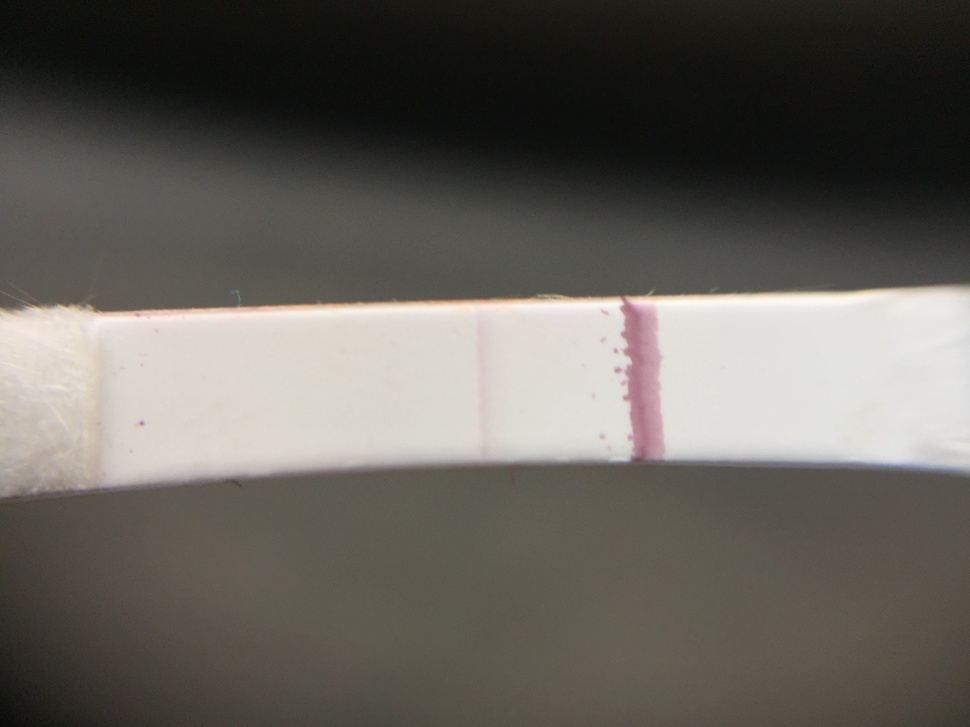
#> input picture data_input/IMG_3112.JPG, 970 x 727 px, shrunk from 3264 x 2448 before the run
$ python main.py --filename data_input/IMG_3112.JPG --input_dir data_input
#> lines starting #> are read from the running program, lines starting #| are printed output that depends on the picture; after the words box and inside, x2 and y2 are one past the last pixel; in counts of white or black regions, pixels touching at a corner belong together
#> in process_single, image is the input picture: shape (727, 970, 3); mean B, G, R 91.5, 97.8, 101
### src/segpipeline.py
import cv2
import numpy as np
from src.img_utils import plthist, crop_center

class SegmentationPipeline(object):
    def __init__(self):
        pass

    def segmented_strip(self,image):
        # Otsu Thresholding with blur
        blur1 = cv2.GaussianBlur(image,(7,7),0)
        bw = cv2.cvtColor(blur1, cv2.COLOR_BGR2GRAY)
        ret, otsu_th = cv2.threshold(bw,0,255,cv2.THRESH_BINARY+cv2.THRESH_OTSU)
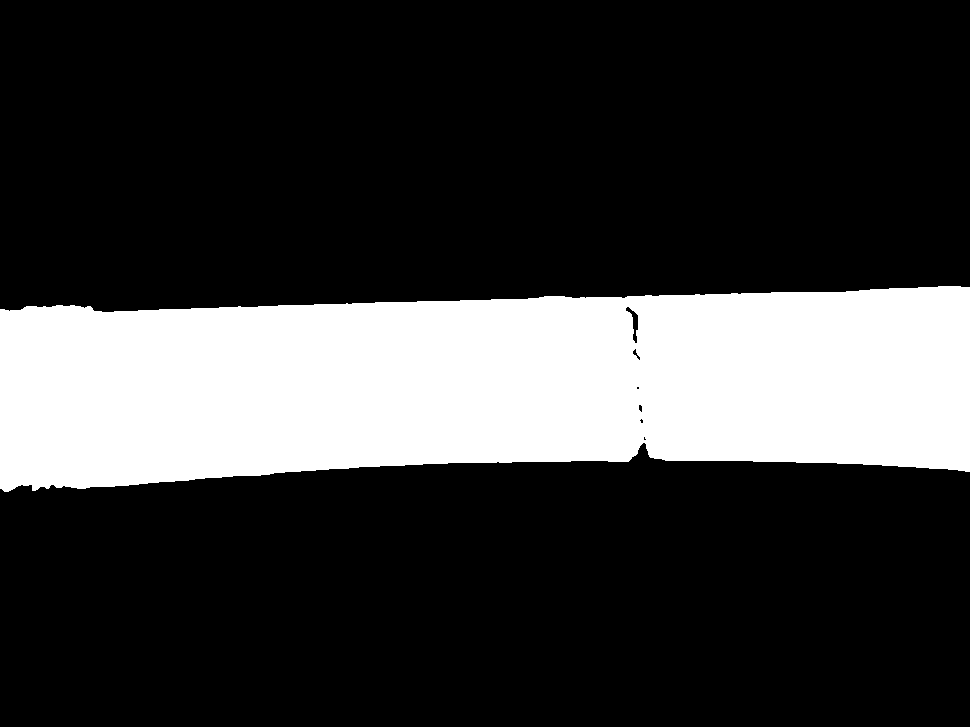
#> otsu_th: shape (727, 970); 23.3% white; 1 white region, box (x1, y1, x2, y2) and area: (0, 286, 970, 492) 164583
#> ret = 138

        # Morphological Operation
        # Area closing
        kernel = np.ones((120,120),'uint8')
        closing = cv2.morphologyEx(otsu_th, cv2.MORPH_CLOSE, kernel)
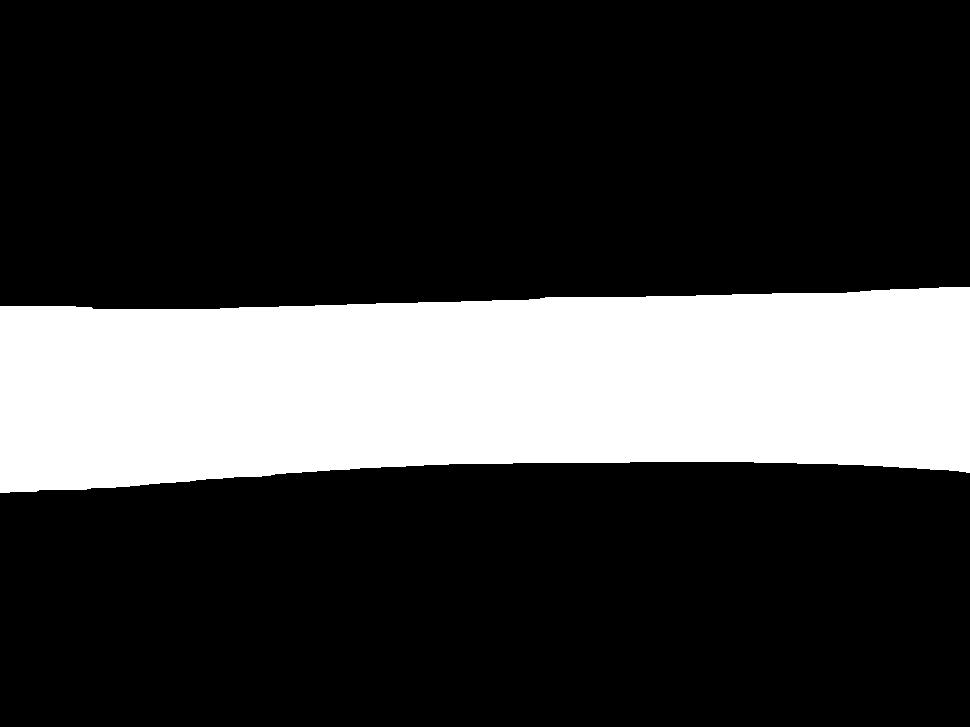
#> closing: shape (727, 970); 23.5% white; 1 white region, box (x1, y1, x2, y2) and area: (0, 287, 970, 493) 165732

        # Preparing segmented image
        mask = cv2.merge((closing,closing,closing))
        final= cv2.bitwise_and(image, mask)
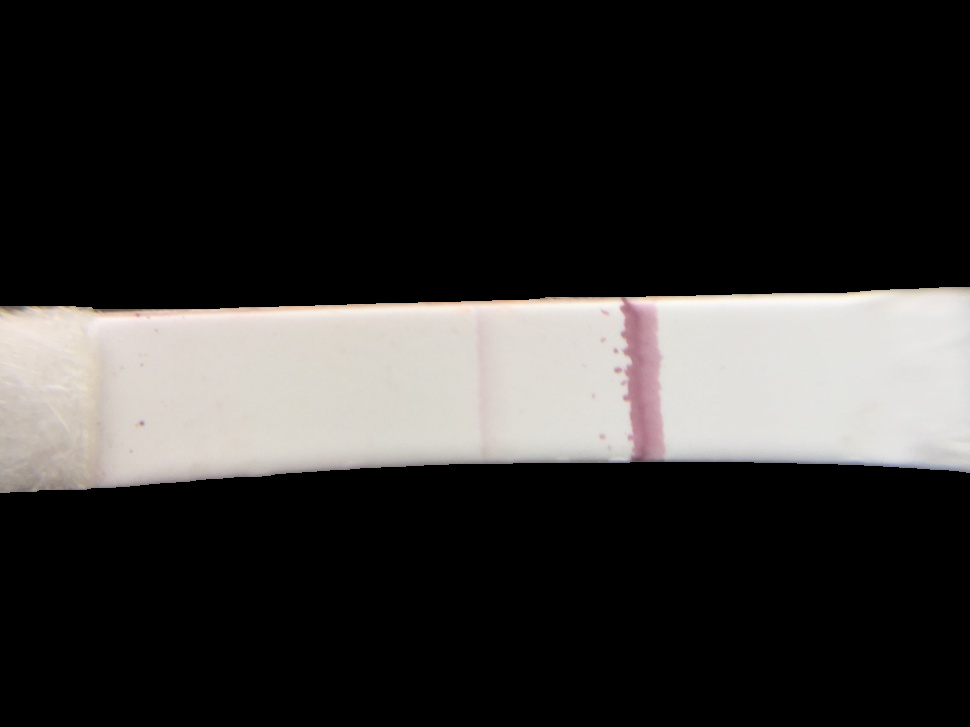
#> final: shape (727, 970, 3); mean B, G, R 48.3, 49.7, 51.2

        return final

    def segmented_bacteria(self,image):
        height, width = image.shape[0:2]
        # Crop from Center
        cropped = crop_center(image,width//2,height//3)

        # Lets check out HSV Channel
        hsv = cv2.cvtColor(cropped, cv2.COLOR_BGR2HSV)
        h = hsv[:,:,0]

        # Global thresholding on hue channel
        ret, hue = cv2.threshold(h,0,255,cv2.THRESH_BINARY+cv2.THRESH_OTSU)

        # Area opening on cropped image
        kernel = np.ones((23,23),'uint8')
        opening = cv2.morphologyEx(hue, cv2.MORPH_OPEN, kernel)

        # Final dilation
        kernel = np.ones((3,3),'uint8')
        dilate = cv2.dilate(opening,kernel,iterations=2)

        # Convert the image back to original shape
        top = height//3
        left = width//4
        constant= cv2.copyMakeBorder(dilate,top,top,left,left,cv2.BORDER_CONSTANT,0)

        mask = cv2.merge((constant,constant,constant))
        final2 = cv2.bitwise_and(image, mask)

        return final2

    def autocrop(self,strip):
        tol =0
        mask = strip[:,:,0]>tol
        ch1 = strip[:,:,0][np.ix_(mask.all(1),mask.any(0))]
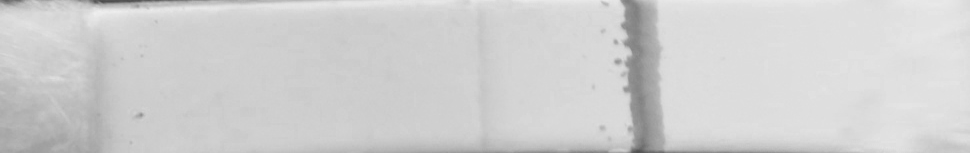
#> ch1: shape (153, 970); min 73, max 238, mean 208
        ch2 = strip[:,:,1][np.ix_(mask.all(1),mask.any(0))]
        ch3 = strip[:,:,2][np.ix_(mask.all(1),mask.any(0))]
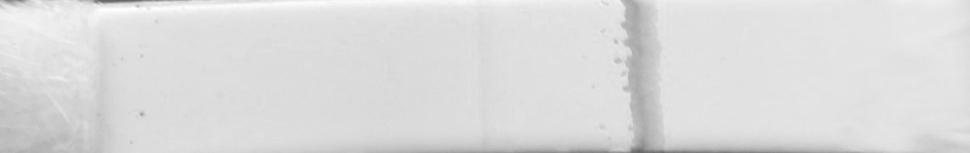
#> ch3: shape (153, 970); min 101, max 255, mean 219.6
        final = cv2.merge((ch1,ch2,ch3))
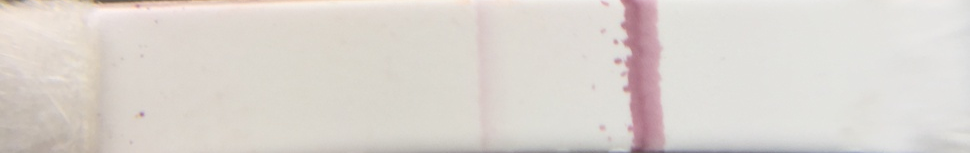
#> final: shape (153, 970, 3); mean of channels 0, 1, 2 208, 213.5, 219.6; drawn as B, G, R
        return final

### main.py
import cv2
import os
import argparse
import time
from src.segpipeline import SegmentationPipeline

def process_batch(dir, input_dir, p):
    output = os.path.basename(input_dir)+"_output"
    output_dir = os.path.join(dir,output)

    if not os.path.exists(output_dir):
        os.makedirs(output_dir)

    for root, __, files in os.walk(input_dir):
        for i, file in enumerate(files):
            start_time = time.time()
            image_path = os.path.join(root, file)
            print("Processing file at:", image_path)
            image_name, _ = os.path.basename(image_path).split(".")

            image = cv2.imread(image_path)
            sv_name =  image_name + "_original.png"
            destination = os.path.join(output_dir,sv_name)
            cv2.imwrite(destination,image)

            strip = p.segmented_strip(image)
            sv_name =  image_name + "_segmented_strip.png"
            destination = os.path.join(output_dir,sv_name)
            cv2.imwrite(destination,strip)

            cropped = p.autocrop(strip)
            sv_name =  image_name + "_cropped_strip.png"
            destination = os.path.join(output_dir,sv_name)
            cv2.imwrite(destination,cropped)

            bacteria = p.segmented_bacteria(strip)
            sv_name =  image_name + "_segmented_xbacteria.png"
            destination = os.path.join(output_dir,sv_name)
            cv2.imwrite(destination, bacteria)
            print("Total time taken for " + os.path.basename(image_path)
                   +" " +str(time.time() - start_time))


def process_single(image_path, p):
    image_name, _ = os.path.basename(image_path).split(".")

    image = cv2.imread(image_path)
    sv_name =  image_name + "_original.png"
    cv2.imwrite(sv_name,image)

    strip = p.segmented_strip(image)
    sv_name =  image_name + "_segmented_strip.png"
    cv2.imwrite(sv_name,strip)

    cropped = p.autocrop(strip)
    sv_name =  image_name + "_cropped_strip.png"
    cv2.imwrite(sv_name,cropped)

    bacteria = p.segmented_bacteria(strip)
    sv_name =  image_name + "_segmented_xbacteria.png"
    cv2.imwrite(sv_name,bacteria)


if __name__ == "__main__":

    dir = os.getcwd()
    parser = argparse.ArgumentParser()
    parser.add_argument("--filename")
    parser.add_argument("--input_dir")
    args = parser.parse_args()
    p = SegmentationPipeline()

    if args.filename is None:
        input_dir = args.input_dir
        process_batch(dir, input_dir, p)

    else:
        image_path = args.filename
        process_single(image_path, p)
#> (the call stopped at in segmented_bacteria, `cropped = crop_center(image,width//2,height//3)`: src is not available in this run)

$ run again, on data_input/IMG_3114.JPG
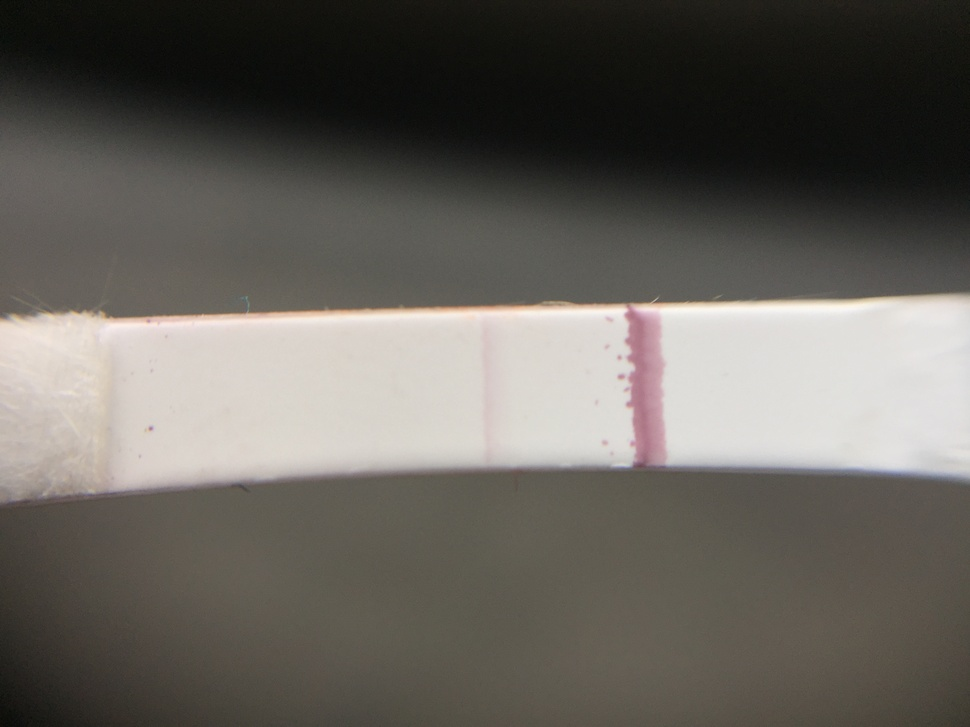
#> input picture data_input/IMG_3114.JPG, 970 x 727 px, shrunk from 3264 x 2448 before the run
#> in process_single, image is the input picture: shape (727, 970, 3); mean B, G, R 92.2, 98.3, 101.9
#> in segmented_strip, `ret, otsu_th = cv2.threshold(bw,0,255,cv2.THRESH_BINARY+cv2.THRESH_OTSU)`:
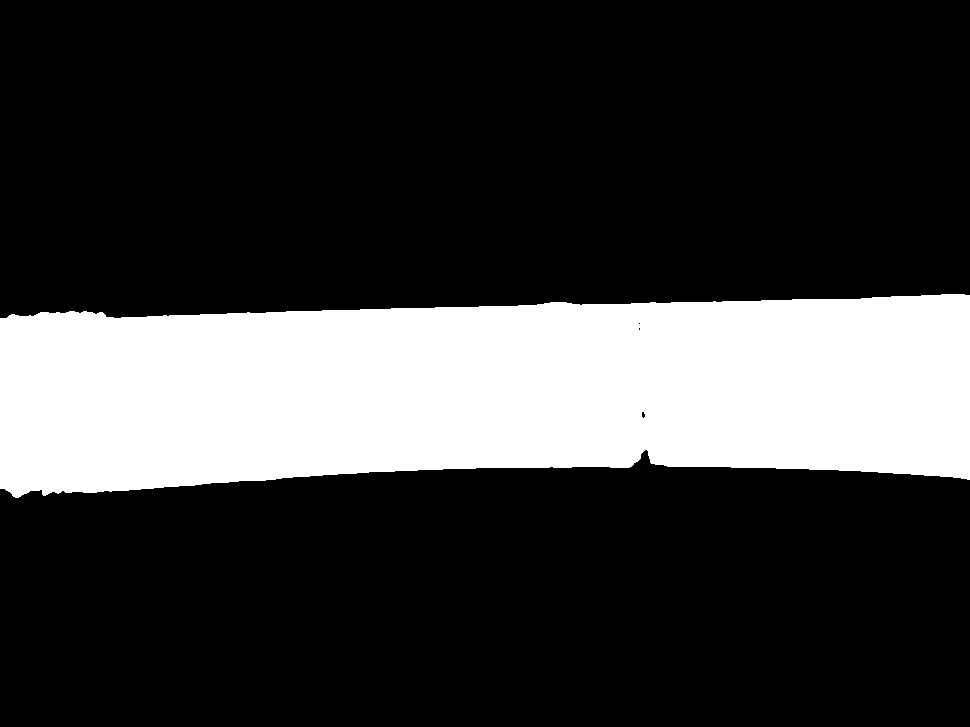
#> otsu_th: shape (727, 970); 23.2% white; 1 white region, box (x1, y1, x2, y2) and area: (0, 294, 970, 498) 163940
#> ret = 137
#> closing: shape (727, 970); 23.4% white; 1 white region, box (x1, y1, x2, y2) and area: (0, 295, 970, 499) 165076
#> in autocrop, `final = cv2.merge((ch1,ch2,ch3))`:
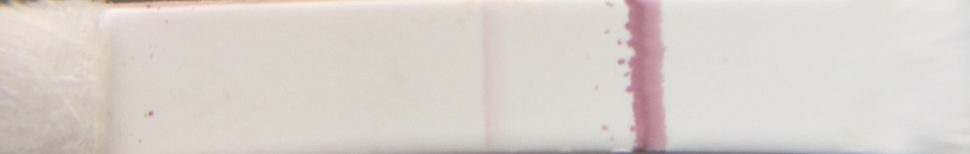
#> final: shape (154, 970, 3); mean of channels 0, 1, 2 205.4, 210.5, 217.1; drawn as B, G, R
